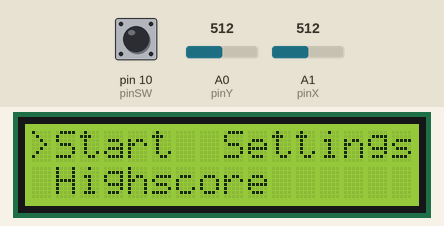
This sketch was run on a simulated Arduino Uno, built with avr-gcc and run on an emulated ATmega328P. On the bench: 16×2 character LCD. The inputs (shaded band) are chosen by the test bench; at power-on: A0 (pinY) = 512, pin 10 (pinSW) HIGH, A1 (pinX) = 512.

Above: at 1.2 s.
1.3 s: A0 (pinY) set to 590
2.8 s: A0 (pinY) set to 609
At 3.7 s:
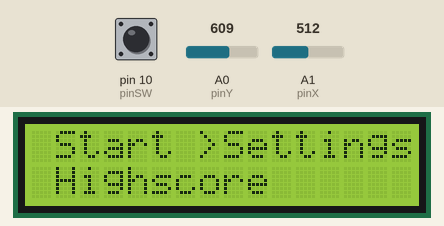
4.3 s: pin 10 (pinSW) pulled LOW for 0.15 s
At 5.5 s:
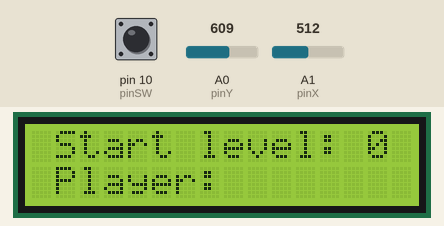
5.9 s: pin 10 (pinSW) pulled LOW for 1 s
At 7.0 s:
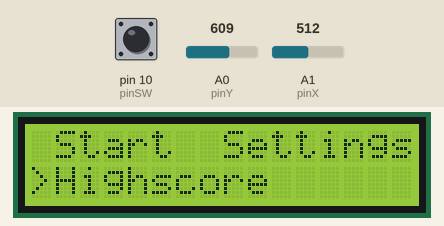
8.4 s: pin 10 (pinSW) pulled LOW for 0.15 s
At 8.7 s:
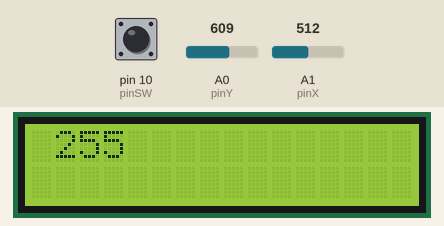
10.0 s: pin 10 (pinSW) pulled LOW for 3.2 s
At 11.3 s:
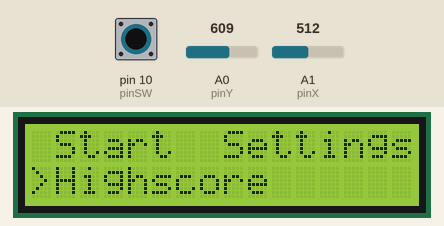
Timing chart, 0 to 13.0 s (numbered marks = the images above; inputs shaded):
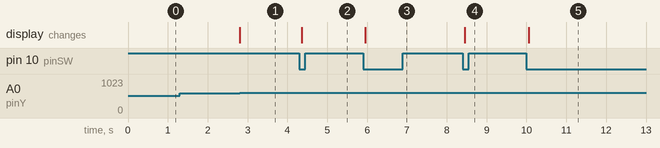

The sketch:

LCDmenu.ino
```cpp
#include <LiquidCrystal.h>
#include <EEPROM.h>

/// lcd pins
const int RS = 12;
const int enable = 11;
const int d4 = 5;
const int d5 = 4;
const int d6 = 3;
const int d7 = 2;

/// joystick pins
const int pinSW = 10; // digital pin connected to switch output
const int pinY = A0; // A1 - analog pin connected to Y output
const int pinX = A1; // A0 - analog pin connected to X output

/// states of the button press
int swState;
int lastSwState = HIGH;
unsigned long lastDebounceTime = 0;
unsigned long debounceDelay = 50;

int switchValue;
int yValue = 0;
int xValue = 0;

bool joyMoved = false;
int minThreshold= 400;
int maxThreshold= 600;

// start reading from the first byte (address 0) of the EEPROM
int address = 0;
byte value = 0;

char incomingByte = 0; // for incoming serial data
String inputString = "";
String lastInputString = "";
bool stringComplete = false;

/// boolean variables which tell us where we are located
bool locatedInSettings = false;
bool locatedInStart = false;
bool locatedInMenuPage = true;
int cursorPosition = 0; /// to scroll through the items


const int noOfLives = 3;
int startingLevelValue = 0;
int levelValue = 0;
int score = 0;
int highscore = 0;

const int gameDuration = 10000;
unsigned long startingTime = 0;

const int incrementLevelTime = 5000;
unsigned long lastLevelIncrementTime = 0;


const int noOfSubItems = 3;
const int noOfMenItems = 3;

String menuItems[noOfMenItems] = {"Start", "Settings", "Highscore"};
String submenuItems[noOfSubItems] = {"Lives", "Level", "Score"};

LiquidCrystal lcd(RS, enable, d4, d5, d6, d7);

void setup() {
  // set up the LCD's number of columns and rows:
  lcd.begin(16, 2);

  pinMode(pinSW, INPUT_PULLUP); // activate pull-up resistor on the push-button pin

  // set the cursor to column 0, line 0
  // (note: line 1 is the second row, since counting begins with 0):
  lcd.clear();
  lcd.setCursor(0, 0);
  lcd.print(">");
  printMenu();

  Serial.begin(9600);
}
void loop() {
  // if we are in the main menu page, we should be able to scroll through the items
  if( locatedInMenuPage == true) {
    Ymove();
    moveCursor();
  }

  enterAndExitSubmenu(); // selecting an option while we are in the main page, but also use it to exit submenu

  // in the "Settings" submenu, the available options are entering a name and selecting the starting level
  if (locatedInSettings) {
     setStartingLevelValue();
     enterName();
  }

  // once the game starts, the starting level will be incremented by 1 each 5 seconds. The game ends after 10 seconds
  if (locatedInStart) {
     incrementLevel();
     endGame();
  }
}

// function used to move on the Ox axis
void Xmove() {
  xValue = analogRead(pinX);
  if (xValue < minThreshold && joyMoved == false) {
    if (startingLevelValue > 0) {
        startingLevelValue--;
    }

    joyMoved = true;
  }

  if (xValue > maxThreshold && joyMoved == false) {
    startingLevelValue++;
    joyMoved = true;
  }

  if (xValue >= minThreshold && xValue <= maxThreshold) {
    joyMoved = false;
  }
}

// function used to move on the Oy axis
void Ymove() {
  yValue = analogRead(pinY);
  if (yValue < minThreshold && joyMoved == false) {
    if (cursorPosition > 0) {
        cursorPosition--;
    } else {
        cursorPosition = noOfMenItems - 1;
    }
    joyMoved = true;
  }

  if (yValue > maxThreshold && joyMoved == false) {
    if (cursorPosition < noOfMenItems - 1 ) {
        cursorPosition++;
    } else {
        cursorPosition = 0;
    }
    joyMoved = true;
  }

  if (yValue >= minThreshold && yValue <= maxThreshold) {
    joyMoved = false;
  }
}

void moveCursor() {
  // only one arrow can point at a submenu at a time, so make sure to eliminate duplicates
  switch(cursorPosition){
    case 0: {
              lcd.setCursor(menuItems[0].length() + 2, 0);
              lcd.print(" ");
              lcd.setCursor(0, 1);
              lcd.print(" ");

              lcd.setCursor(0, 0);
              lcd.print(">");

              break;
    }
    case 1: {
              lcd.setCursor(0, 0);
              lcd.print(" ");
              lcd.setCursor(0, 1);
              lcd.print(" ");


              lcd.setCursor(menuItems[0].length() + 2, 0);
              lcd.print(">");

              break;
    }
    case 2: {
              lcd.setCursor(0, 0);
              lcd.print(" ");
              lcd.setCursor(menuItems[0].length() + 2, 0);
              lcd.print(" ");

              lcd.setCursor(0, 1);
              lcd.print(">");

              break;
   }
  }
}

void printMenu() {
  lcd.clear();
  for (int i = 0; i < noOfMenItems; i++) {
    switch(i) {
      case 0: {
                lcd.setCursor(1, 0);
                lcd.print(menuItems[i]);

                break;
      }
      case 1: {
                lcd.setCursor(menuItems[i - 1].length() + 3, 0);
                lcd.print(menuItems[i]);

                break;
      }
      case 2: {
                lcd.setCursor(1, 1);
                lcd.print(menuItems[i]);
                break;
              }
      }

    }

    // by printing the menu, automatically we have exited one of the two submenus
    locatedInSettings = false;
    locatedInStart = false;
}

void printSubmenu() {
  lcd.clear();

  // print the submenu pointed by the arrow
  switch(cursorPosition) {
    case 0: {
               for (int i = 0; i < noOfSubItems; i++) {
                switch(i) {
                  case 0: {
                             lcd.setCursor(1, 0);
                             lcd.print(submenuItems[i]);
                             lcd.print(":");
                             lcd.print(noOfLives);

                             break;
                  }
                  case 1: {
                             lcd.setCursor(submenuItems[i - 1].length() + 4, 0);
                             lcd.print(submenuItems[i]);
                             lcd.print(":");
                             lcd.print(levelValue);

                             break;
                  }
                  case 2: {
                             score = 0; // when level is reseted, the score resets a few seconds later, so reinitialize score fo a faster result
                             lcd.setCursor(1, 1);
                             lcd.print(submenuItems[i]);
                             lcd.print(":");
                             lcd.print(score);

                             break;
                  }
                 }
               }

              // memorize the starting time of the game
              startingTime = millis();
              lastLevelIncrementTime = millis();
              locatedInStart = true;

              break;
    }
    case 1: {
              lcd.setCursor(1, 0);
              lcd.print("Start level:");
              lcd.setCursor(1, 1);
              lcd.print("Player:");
              lcd.setCursor(9, 1);
              lcd.print(lastInputString);
              locatedInSettings = true;

              break;
    }
    case 2: {
              // print the  saved highscore
              lcd.setCursor(1, 0);
              address = 0;
              value = EEPROM.read(address);
              lcd.print(value);

              break;
    }
  }

}

void enterAndExitSubmenu() {
  int reading = digitalRead(pinSW);

  // check to see if you just pressed the button
  // (i.e. the input went from LOW to HIGH), and you've waited long enough
  // since the last press to ignore any noise:

  // If the switch changed, due to noise or pressing:
  if (reading != lastSwState) {
    // reset the debouncing timer
    lastDebounceTime = millis();
  }

  if ((millis() - lastDebounceTime) > debounceDelay) {
    // whatever the reading is at, it's been there for longer than the
    // debounce delay, so take it as the actual current state:


    if (reading != swState) {
      swState = reading;
      if (swState == LOW){
        /// if the button is pressed and you are located in the menu, then you must enter one of the submenus and vice versa
        if (locatedInMenuPage == true) {
           printSubmenu();
        }
        else if (locatedInMenuPage == false) {
           printMenu();
        }
        locatedInMenuPage = !locatedInMenuPage;
      }
    }
  }

  lastSwState = reading;
}

void setStartingLevelValue() {
  // choose a starting level and then print it to the lcd
  Xmove();
  lcd.setCursor(14 ,0);
  lcd.print(startingLevelValue);
  levelValue = startingLevelValue;
}

void endGame() {
  if (millis() - startingTime > gameDuration) {
    lcd.clear();
    lcd.setCursor(0, 0);
    lcd.print("Congrats! Press");
    lcd.setCursor(0, 1);
    lcd.print("button to exit");
    locatedInStart = false;

    // update the highscore and save it
    if (score > highscore){
      highscore = score;
      saveToEEPROM();
    }
  }
}

void incrementLevel() {
  if (millis() - lastLevelIncrementTime > incrementLevelTime) {
    lastLevelIncrementTime = millis(); // memorize last increment so to know when 5 seconds have passed since incrementing the level
    levelValue++;

    lcd.setCursor(submenuItems[0].length() + submenuItems[1].length() +  5, 0);
    lcd.print("");
    lcd.print(levelValue);

    // update the score
    score = 3 * levelValue;
    lcd.setCursor(submenuItems[2].length() + 2, 1);
    lcd.print("");
    lcd.print(score);
  }
}

void enterName() {
  if (Serial.available() > 0) {
    incomingByte = (char)Serial.read();

    // if the incoming character is a newline, set a flag so the main loop can
    // do something about it:
    if (incomingByte == '\n') {
      stringComplete = true;
      lcd.setCursor(8, 1);
      lcd.print(inputString);

      // make sure to "clean up" when inserting a new name for player that has a smaller length than the last one
      for (int j = 1; j <= 8 - inputString.length(); j++)
        lcd.print(" ");

      lastInputString = inputString;
      inputString = "";
    } else {
      inputString += incomingByte;
     }
  }
}

void saveToEEPROM() {
  address = 0;
  EEPROM.write(address, highscore);
  address = address + 1;
}
```

Measured:
- the behaviour switches between 600 and 601 on A0 (pinY) (found by bisection; images 0 and 1)
- after the input at 1.3 s, every drawn part: stays the same
- after the input at 2.8 s, the display: changes at once (image 1)
- after the input at 4.3 s, the display: changes after 0.06 s (image 2)
- after the input at 5.9 s, the display: first changes after 0.06 s (image 3 shows a later state)
- after the input at 8.4 s, the display: changes after 0.05 s (image 4)
- after the input at 10.0 s, the display: first changes after 0.06 s (image 5 shows a later state)
